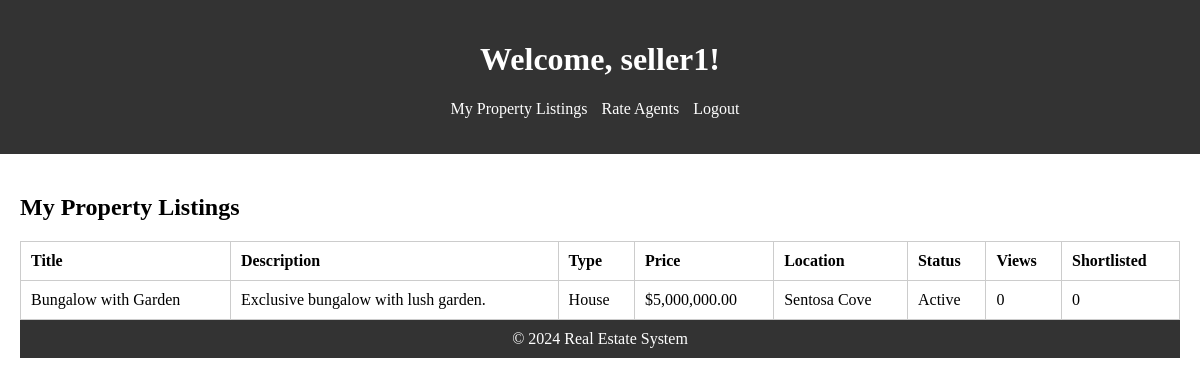
/seller/seller.php (signed in), run on the app's committed database.
### tables this page shows
CREATE TABLE PropertyListings (
    listing_id INT AUTO_INCREMENT PRIMARY KEY,
    agent_id INT,
    title VARCHAR(255),
    description TEXT,
    property_type VARCHAR(100),
    price DECIMAL(12, 2),
    location VARCHAR(255),
    status ENUM('Active', 'Sold', 'Expired') DEFAULT 'Active',
    created_at TIMESTAMP DEFAULT CURRENT_TIMESTAMP,
    updated_at TIMESTAMP DEFAULT CURRENT_TIMESTAMP,
    FOREIGN KEY (agent_id) REFERENCES Users(user_id) ON DELETE SET NULL
);

### seller/seller.php (the view, shortened to what this page needs)
<?php
$servername = "localhost";
$username = "root";
$password = "";
$dbname = "res";
$conn = new mysqli($servername, $username, $password, $dbname);
?>
<!DOCTYPE html>
<html lang="en">
<head>
    <link rel="stylesheet" type="text/css" href="seller.css">
</head>
<body>
    <header>
        <h1>Welcome, <?php echo isset($_SESSION['username']) ? htmlspecialchars($_SESSION['username']) : 'Seller'; ?>!</h1>
        <nav>
            <ul>
                <li><a href="seller.php">My Property Listings</a></li>
                <li><a href="../buyer/agent_ratings.php">Rate Agents</a></li>
                <li><a href="logout.php">Logout</a></li>
            </ul>
        </nav>
    </header>
    <main>
        <h2>My Property Listings</h2>
        <table>
            <thead>
                <tr>
                    <th>Title</th>
                    <th>Description</th>
                    <th>Type</th>
                    <th>Price</th>
                    <th>Location</th>
                    <th>Status</th>
                    <th>Views</th>
                    <th>Shortlisted</th>
                </tr>
            </thead>
            <tbody>
                <?php
                $sellerId = isset($_SESSION['user_id']) ? $_SESSION['user_id'] : null;
                if ($sellerId !== null) {
                    $listingsQuery = "SELECT pl.*, COUNT(pi.interaction_id) AS views, COUNT(sl.id) AS shortlisted
                                      FROM PropertyListings pl
                                      LEFT JOIN PropertyInteractions pi ON pl.listing_id = pi.listing_id AND pi.interaction_type = 'View'
                                      LEFT JOIN SavedListings sl ON pl.listing_id = sl.listing_id
                                      WHERE pl.agent_id = $sellerId
                                      GROUP BY pl.listing_id";
                    $listingsResult = $conn->query($listingsQuery);
                    if ($listingsResult && $listingsResult->num_rows > 0) {
                        while ($row = $listingsResult->fetch_assoc()) {
                            echo "<tr>";
                            echo "<td>{$row['title']}</td>";
                            echo "<td>{$row['description']}</td>";
                            echo "<td>{$row['property_type']}</td>";
                            echo "<td>$" . number_format($row['price'], 2) . "</td>";
                            echo "<td>{$row['location']}</td>";
                            echo "<td>{$row['status']}</td>";
                            echo "<td>{$row['views']}</td>";
                            echo "<td>{$row['shortlisted']}</td>";
                            echo "</tr>";
                        }
                    } else {
                        echo "<tr><td colspan='8'>No listings found.</td></tr>";
                    }
                } else {
                    echo "<tr><td colspan='8'>Seller not logged in.</td></tr>";
                }
                ?>
            </tbody>
        </table>
    <footer>
        &copy; <?php echo date("Y"); ?> Real Estate System
    </footer>
</body>
</html>

### seller/seller.css (style rules this page uses)
body, html { margin: 0; padding: 0; }
header { background-color: #333; color: #fff; padding: 20px; text-align: center; }
nav ul { list-style-type: none; padding: 0; }
nav ul li { display: inline; margin-right: 10px; }
nav ul li a { color: #fff; text-decoration: none; }
main { padding: 20px; }
table { width: 100%; border-collapse: collapse; margin-top: 20px; }
table, th, td { border: 1px solid #ccc; }
th, td { padding: 10px; text-align: left; }
footer { background-color: #333; color: #fff; text-align: center; padding: 10px 0; }
a { color: #007bff; text-decoration: none; }

### data on the page
propertylistings: title "Bungalow with Garden", description "Exclusive bungalow with lush garden.", property_type "House", price "5,000,000.00", location "Sentosa Cove", status "Active", views "0", shortlisted "0"

### other printed values
$_SESSION['username'] "seller1"
